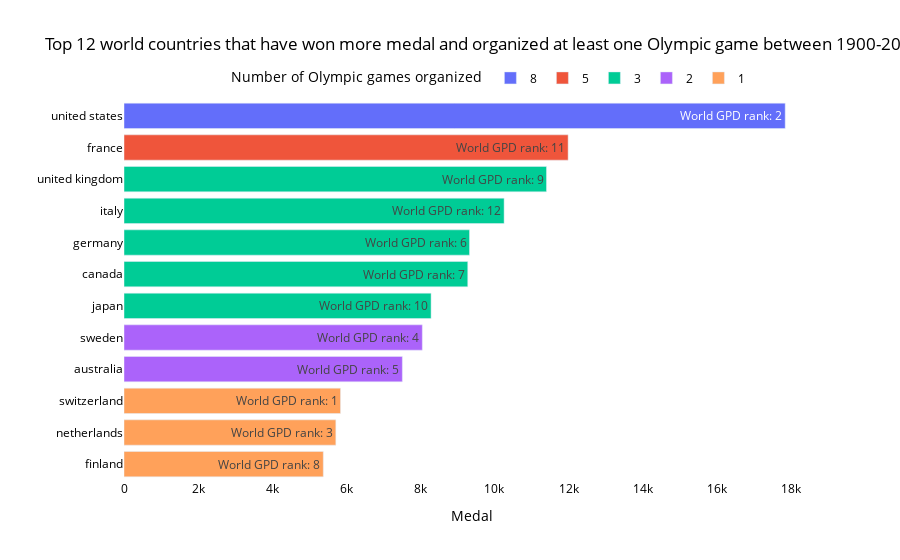

Notebook source saved alongside this figure:
### Code cell
cont = newdf.groupby('Country')['Country'].value_counts()
l = pd.unique(newdf['Country'].sort_values())
pfd = pd.DataFrame({'Team':l, 'count':cont.values})
tmp = df.groupby(['Team'])['Medal'].agg('count').dropna()
df5 = pd.DataFrame(tmp).reset_index()

l = df5.merge(pfd, how='right').dropna()
l =l.sort_values(by=['Medal'],ascending=False)
l["count"] = l["count"].astype("category")
l = l.head(12)
pg =gpd[gpd['Country Name'].isin(list(l['Team']))]
pg = pg.sort_values(by=[2016,2015],ascending=False)
pfd = pd.DataFrame({'Team':list(pg['Country Name'].head(12)), 'Oder':[i for i in range(1,13)]})
ll = l.merge(pfd, how='right').dropna()
ll =ll.sort_values(by=['Medal'],ascending=False)

o = ll['Oder'].values.astype(str) # record the worlg GPD rank of the country
ll['rank']=rank
rank=["{in1} {in2}".format(in1='World GPD rank:', in2=o[i]) for i in range(len(o))]

fig = px.bar(ll, x="Medal", y="Team", color="count",text='rank',
             title="Top 12 world countries that have won more medal and organized at least one Olympic game between 1900-2016.",
labels={ # replaces default labels by column name
                "count": "Number of Olympic games organized"
            })
fig.update_layout({
'plot_bgcolor': 'rgba(0, 0, 0, 0)',
'paper_bgcolor': 'rgba(0, 0, 0, 0)',
})
fig.update_layout(yaxis=dict(autorange="reversed"), legend_title_font_color="black",
                  font_color="black",
    title_font_color="black",)
fig.update_yaxes(title_text='')
fig.update_layout(legend=dict(
    orientation="h",
    yanchor='bottom',
    y=1.02,
    xanchor="right",
    x=0.9
))
fig.show()
pio.write_image(fig, "top12.png")

### Figure 1 — Plotly figure (JSON) as saved in the notebook; plotly's stock layout.template omitted (floating-point values rounded to 4 significant figures)
{"data": [{"alignmentgroup": "True", "hovertemplate": "Number of Olympic games organized=8<br>Medal=%{x}<br>Team=%{y}<br>rank=%{text}<extra></extra>", "legendgroup": "8", "marker": {"color": "#636efa", "pattern": {"shape": ""}}, "name": "8", "offsetgroup": "8", "orientation": "h", "showlegend": true, "text": ["World GPD rank: 2"], "textposition": "auto", "type": "bar", "x": [17847], "xaxis": "x", "y": ["united states"], "yaxis": "y"}, {"alignmentgroup": "True", "hovertemplate": "Number of Olympic games organized=5<br>Medal=%{x}<br>Team=%{y}<br>rank=%{text}<extra></extra>", "legendgroup": "5", "marker": {"color": "#EF553B", "pattern": {"shape": ""}}, "name": "5", "offsetgroup": "5", "orientation": "h", "showlegend": true, "text": ["World GPD rank: 11"], "textposition": "auto", "type": "bar", "x": [11988], "xaxis": "x", "y": ["france"], "yaxis": "y"}, {"alignmentgroup": "True", "hovertemplate": "Number of Olympic games organized=3<br>Medal=%{x}<br>Team=%{y}<br>rank=%{text}<extra></extra>", "legendgroup": "3", "marker": {"color": "#00cc96", "pattern": {"shape": ""}}, "name": "3", "offsetgroup": "3", "orientation": "h", "showlegend": true, "text": ["World GPD rank: 9", "World GPD rank: 12", "World GPD rank: 6", "World GPD rank: 7", "World GPD rank: 10"], "textposition": "auto", "type": "bar", "x": [11404, 10260, 9326, 9279, 8289], "xaxis": "x", "y": ["united kingdom", "italy", "germany", "canada", "japan"], "yaxis": "y"}, {"alignmentgroup": "True", "hovertemplate": "Number of Olympic games organized=2<br>Medal=%{x}<br>Team=%{y}<br>rank=%{text}<extra></extra>", "legendgroup": "2", "marker": {"color": "#ab63fa", "pattern": {"shape": ""}}, "name": "2", "offsetgroup": "2", "orientation": "h", "showlegend": true, "text": ["World GPD rank: 4", "World GPD rank: 5"], "textposition": "auto", "type": "bar", "x": [8052, 7513], "xaxis": "x", "y": ["sweden", "australia"], "yaxis": "y"}, {"alignmentgroup": "True", "hovertemplate": "Number of Olympic games organized=1<br>Medal=%{x}<br>Team=%{y}<br>rank=%{text}<extra></extra>", "legendgroup": "1", "marker": {"color": "#FFA15A", "pattern": {"shape": ""}}, "name": "1", "offsetgroup": "1", "orientation": "h", "showlegend": true, "text": ["World GPD rank: 1", "World GPD rank: 3", "World GPD rank: 8"], "textposition": "auto", "type": "bar", "x": [5844, 5718, 5379], "xaxis": "x", "y": ["switzerland", "netherlands", "finland"], "yaxis": "y"}], "layout": {"barmode": "relative", "font": {"color": "black"}, "legend": {"orientation": "h", "title": {"font": {"color": "black"}, "text": "Number of Olympic games organized"}, "tracegroupgap": 0, "x": 0.9, "xanchor": "right", "y": 1.02, "yanchor": "bottom"}, "paper_bgcolor": "rgba(0, 0, 0, 0)", "plot_bgcolor": "rgba(0, 0, 0, 0)", "title": {"font": {"color": "black"}, "text": "Top 12 world countries that have won more medal and organized at least one Olympic game between 1900-2016."}, "xaxis": {"anchor": "y", "domain": [0, 1], "title": {"text": "Medal"}}, "yaxis": {"anchor": "x", "autorange": "reversed", "domain": [0, 1], "title": {"text": ""}}}}
